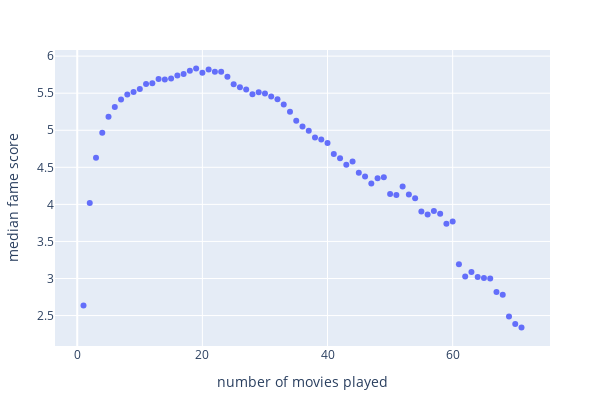

Source (notebook cell):
### Code cell
fig = px.scatter(x=mean_movie[mean_movie['fameScore']['count']>100].index, 
             y=mean_movie[mean_movie['fameScore']['count']>100]['fameScore']['median'], 
             labels={'y': 'Mean Value'})

# Reshape the figure by updating layout parameters
fig.update_layout(
    width=600,  # Set the width of the figure
    height=400,  # Set the height of the figure
    title='',  # Update the title
    xaxis_title='number of movies played',  # Update the X-axis label
    yaxis_title='median fame score',  # Update the Y-axis label
    margin=dict(l=50, r=50, b=50, t=50),  # Adjust margins if needed
)

fig.show()

### Figure 1 — Plotly figure (JSON) as saved in the notebook; plotly's stock layout.template omitted (floating-point values rounded to 4 significant figures)
{"data": [{"hovertemplate": "x=%{x}<br>Mean Value=%{y}<extra></extra>", "legendgroup": "", "marker": {"color": "#636efa", "symbol": "circle"}, "mode": "markers", "name": "", "orientation": "v", "showlegend": false, "type": "scatter", "x": [1, 2, 3, 4, 5, 6, 7, 8, 9, 10, 11, 12, 13, 14, 15, 16, 17, 18, 19, 20, 21, 22, 23, 24, 25, 26, 27, 28, 29, 30, 31, 32, 33, 34, 35, 36, 37, 38, 39, 40, 41, 42, 43, 44, 45, 46, 47, 48, 49, 50, 51, 52, 53, 54, 55, 56, 57, 58, 59, 60, 61, 62, 63, 64, 65, 66, 67, 68, 69, 70, 71], "xaxis": "x", "y": [2.635, 4.018, 4.629, 4.966, 5.182, 5.316, 5.414, 5.484, 5.518, 5.557, 5.625, 5.635, 5.693, 5.684, 5.7, 5.739, 5.759, 5.804, 5.833, 5.777, 5.819, 5.788, 5.79, 5.723, 5.622, 5.581, 5.549, 5.487, 5.513, 5.498, 5.454, 5.42, 5.347, 5.249, 5.128, 5.051, 4.993, 4.903, 4.876, 4.828, 4.679, 4.622, 4.535, 4.579, 4.428, 4.377, 4.283, 4.353, 4.366, 4.14, 4.128, 4.242, 4.133, 4.082, 3.903, 3.862, 3.911, 3.873, 3.74, 3.77, 3.191, 3.028, 3.089, 3.022, 3.007, 2.998, 2.819, 2.782, 2.487, 2.387, 2.339], "yaxis": "y"}], "layout": {"height": 400, "legend": {"tracegroupgap": 0}, "margin": {"b": 50, "l": 50, "r": 50, "t": 50}, "title": {"text": ""}, "width": 600, "xaxis": {"anchor": "y", "domain": [0, 1], "title": {"text": "number of movies played"}}, "yaxis": {"anchor": "x", "domain": [0, 1], "title": {"text": "median fame score"}}}}
